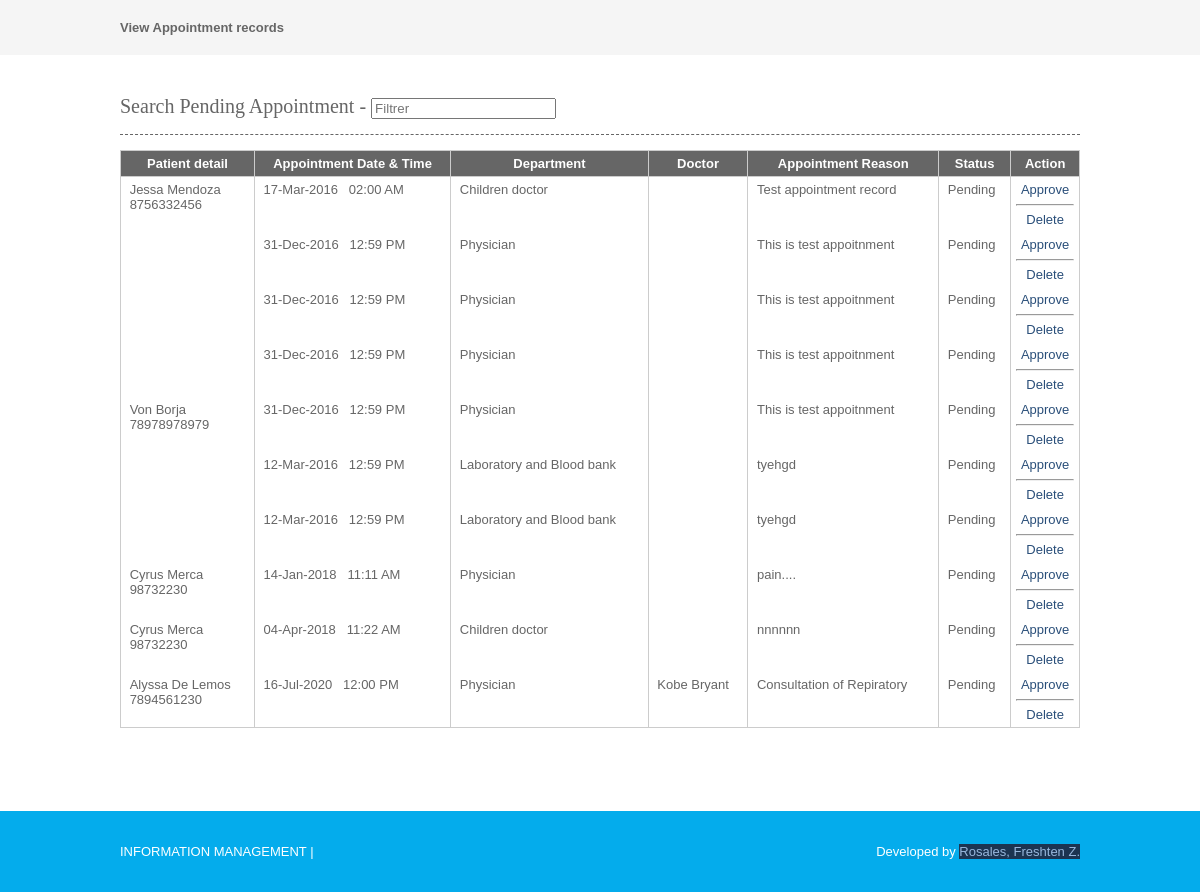
Page /viewappointmentpending.php on the committed database.
### tables this page shows
CREATE TABLE `appointment` (
  `appointmentid` int(10) NOT NULL,
  `appointmenttype` varchar(25) NOT NULL,
  `patientid` int(10) NOT NULL,
  `roomid` int(10) NOT NULL,
  `departmentid` int(10) NOT NULL,
  `appointmentdate` date NOT NULL,
  `appointmenttime` time NOT NULL,
  `doctorid` int(10) NOT NULL,
  `status` varchar(10) NOT NULL,
  `app_reason` text NOT NULL
);

CREATE TABLE `patient` (
  `patientid` int(10) NOT NULL,
  `patientname` varchar(50) NOT NULL,
  `admissiondate` date NOT NULL,
  `admissiontime` time NOT NULL,
  `address` varchar(250) NOT NULL,
  `mobileno` varchar(15) NOT NULL,
  `city` varchar(25) NOT NULL,
  `pincode` varchar(20) NOT NULL,
  `loginid` varchar(50) NOT NULL,
  `password` varchar(25) NOT NULL,
  `bloodgroup` varchar(20) NOT NULL,
  `gender` varchar(10) NOT NULL,
  `dob` date NOT NULL,
  `status` varchar(10) NOT NULL
);

CREATE TABLE `department` (
  `departmentid` int(10) NOT NULL,
  `departmentname` varchar(100) NOT NULL,
  `description` text NOT NULL,
  `status` varchar(10) NOT NULL
);

CREATE TABLE `doctor` (
  `doctorid` int(10) NOT NULL,
  `doctorname` varchar(50) NOT NULL,
  `mobileno` varchar(15) NOT NULL,
  `departmentid` int(10) NOT NULL,
  `loginid` varchar(25) NOT NULL,
  `password` varchar(25) NOT NULL,
  `status` varchar(10) NOT NULL,
  `education` varchar(25) NOT NULL,
  `experience` float(11,1) NOT NULL,
  `consultancy_charge` float(10,2) NOT NULL
);

### viewappointmentpending.php (the view, shortened to what this page needs)
<?php
include("headers.php");
include("dbconnection.php");
?>
<div class="wrapper col2">
  <div id="breadcrumb">
    <ul>
      <li class="first">View Appointment records</li></ul>
  </div>
</div>
<div class="wrapper col4">
  <div id="container">
<section class="container">
<h2>Search Pending Appointment - <input type="search" class="light-table-filter" data-table="order-table" placeholder="Filtrer" /></h2>
	<table class="order-table">
      <thead>
        <tr>
          <th>Patient detail</th>
          <th>Appointment Date &  Time</th>
          <th>Department</th>
          <th>Doctor</th>
          <th>Appointment Reason</th>
          <th>Status</th>
          <th><div align="center">Action</div></th>
        </tr>
        </thead>
        <tbody>
          <?php
		$sql ="SELECT * FROM appointment WHERE (status='Pending' OR status='Inactive')";
		$qsql = mysqli_query($con,$sql);
		while($rs = mysqli_fetch_array($qsql))
		{
			$sqlpat = "SELECT * FROM patient WHERE patientid='$rs[patientid]'";
			$qsqlpat = mysqli_query($con,$sqlpat);
			$rspat = mysqli_fetch_array($qsqlpat);
			$sqldept = "SELECT * FROM department WHERE departmentid='$rs[departmentid]'";
			$qsqldept = mysqli_query($con,$sqldept);
			$rsdept = mysqli_fetch_array($qsqldept);
			$sqldoc= "SELECT * FROM doctor WHERE doctorid='$rs[doctorid]'";
			$qsqldoc = mysqli_query($con,$sqldoc);
			$rsdoc = mysqli_fetch_array($qsqldoc);
        echo "<tr>
          <td>&nbsp;$rspat[patientname]<br>&nbsp;$rspat[mobileno]</td>
			 <td>&nbsp;" . date("d-M-Y",strtotime($rs[appointmentdate])) . " &nbsp; " . date("H:i A",strtotime($rs[appointmenttime])) . "</td>
		    <td>&nbsp;$rsdept[departmentname]</td>
			   <td>&nbsp;$rsdoc[doctorname]</td>
			    <td>&nbsp;$rs[app_reason]</td>
			    <td>&nbsp;$rs[status]</td>
          <td><div align='center'>";
		  if($rs[status] != "Approved")
		  {
				  if(!(isset($_SESSION[patientid])))
				  {
						  echo "<a href='appointmentapproval.php?editid=$rs[appointmentid]&patientid=$rs[patientid]'>Approve</a><hr>";
				  }
				 echo "  <a href='viewappointment.php?delid=$rs[appointmentid]'>Delete</a>";
		  }
		  else
		  {
				echo "<a href='patientreport.php?patientid=$rs[patientid]&appointmentid=$rs[appointmentid]'>View Report</a>";
		  }
		 echo "</center></td></tr>";
		}
		?>
      </tbody>
    </table>
    </section>
    <p>&nbsp;</p>
  </div>
</div>
<?php
include("footers.php");
?>

### layout/styles/layout.css (style rules this page uses)
html { overflow-y:scroll; }
body { margin:0; padding:0; font-size:13px; font-family:verdana, Arial, Helvetica, sans-serif; color:#FFFFFF; background-color:#4F473A; }
a { outline:none; text-decoration:none; }
div.wrapper { display:block; width:100%; margin:0; text-align:left; }
.col2 { color:#666666; background-color:#F5F5F5; }
.col3, .col4 { color:#666666; background-color:#FFFFFF; }
#head, #gallery, #breadcrumb, #container, #footer { display:block; position:relative; width:960px; margin:0 auto; }
#breadcrumb { padding:20px 0; }
#breadcrumb ul { margin:0; padding:0; list-style:none; }
#breadcrumb ul li { display:inline; }
#breadcrumb ul li.first { font-weight:bold; }
#container { padding:40px 0; }
#container h1, #container h2, #container h3, #container h4, #container h5, #container h6 { margin:0 0 15px 0; padding:0 0 15px 0; line-height:normal; font-weight:normal; font-size:20px; font-family:Georgia, "Times New Roman", Times, serif; border-bottom:1px dashed #666666; }
#container a { color:#294E79; background-color:#FFFFFF; }

### layout/styles/tables.css (style rules this page uses)
table { width:100%; border-collapse:collapse; table-layout:auto; vertical-align:top; margin-bottom:15px; border:1px solid #CCCCCC; }
table thead th { color:#FFFFFF; background-color:#666666; border:1px solid #CCCCCC; border-collapse:collapse; text-align:center; table-layout:auto; vertical-align:middle; }
table tbody td { vertical-align:top; border-collapse:collapse; border-left:1px solid #CCCCCC; border-right:1px solid #CCCCCC; }
table thead th, table tbody td { padding:5px; border-collapse:collapse; }

### rows in the picture
appointment: patientid.patientname "Jessa Mendoza", patientid.mobileno "8756332456", appointmentdate "17-Mar-2016", appointmenttime "02:00 AM", departmentid.departmentname "Children doctor", app_reason "Test appointment record", status "Pending"
appointment: appointmentdate "31-Dec-2016", appointmenttime "12:59 PM", departmentid.departmentname "Physician", app_reason "This is test appoitnment", status "Pending"
appointment: appointmentdate "31-Dec-2016", appointmenttime "12:59 PM", departmentid.departmentname "Physician", app_reason "This is test appoitnment", status "Pending"
appointment: appointmentdate "31-Dec-2016", appointmenttime "12:59 PM", departmentid.departmentname "Physician", app_reason "This is test appoitnment", status "Pending"
appointment: patientid.patientname "Von Borja", patientid.mobileno "78978978979", appointmentdate "31-Dec-2016", appointmenttime "12:59 PM", departmentid.departmentname "Physician", app_reason "This is test appoitnment", status "Pending"
appointment: appointmentdate "12-Mar-2016", appointmenttime "12:59 PM", departmentid.departmentname "Laboratory and Blood bank", app_reason "tyehgd", status "Pending"
appointment: appointmentdate "12-Mar-2016", appointmenttime "12:59 PM", departmentid.departmentname "Laboratory and Blood bank", app_reason "tyehgd", status "Pending"
appointment: patientid.patientname "Cyrus Merca", patientid.mobileno "98732230", appointmentdate "14-Jan-2018", appointmenttime "11:11 AM", departmentid.departmentname "Physician", app_reason "pain....", status "Pending"
appointment: patientid.patientname "Cyrus Merca", patientid.mobileno "98732230", appointmentdate "04-Apr-2018", appointmenttime "11:22 AM", departmentid.departmentname "Children doctor", app_reason "nnnnnn", status "Pending"
appointment: patientid.patientname "Alyssa De Lemos", patientid.mobileno "7894561230", appointmentdate "16-Jul-2020", appointmenttime "12:00 PM", departmentid.departmentname "Physician", doctorid.doctorname "Kobe Bryant", app_reason "Consultation of Repiratory", status "Pending"
